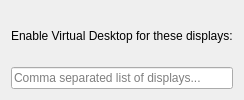
<?xml version="1.0" encoding="UTF-8"?>
<ui version="4.0">
 <class>KWin::SelectiveVirtualDesktopsConfigForm</class>
 <widget class="QWidget" name="KWin::SelectiveVirtualDesktopsConfigForm">
  <property name="windowTitle">
   <string>Selective Virtual Desktops</string>
  </property>
  <layout class="QVBoxLayout" name="verticalLayout">
  <item>
    <widget class="QLabel" name="label">
     <property name="text">
      <string>Enable Virtual Desktop for these displays:</string>
     </property>
    </widget>
   </item>

   <item>
    <widget class="QLineEdit" name="kcfg_enabledDisplays">
      <property name="text">
        <string></string>
      </property>
      <property name="placeholderText">
        <string>Comma separated list of displays...</string>
      </property>
    </widget>
   </item>

  </layout>
 </widget>
 <resources/>
 <connections/>
</ui>
